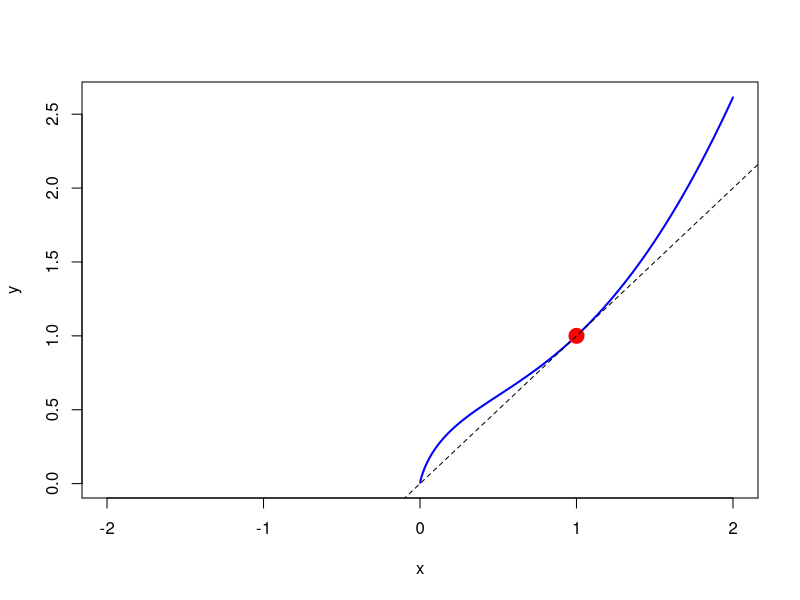
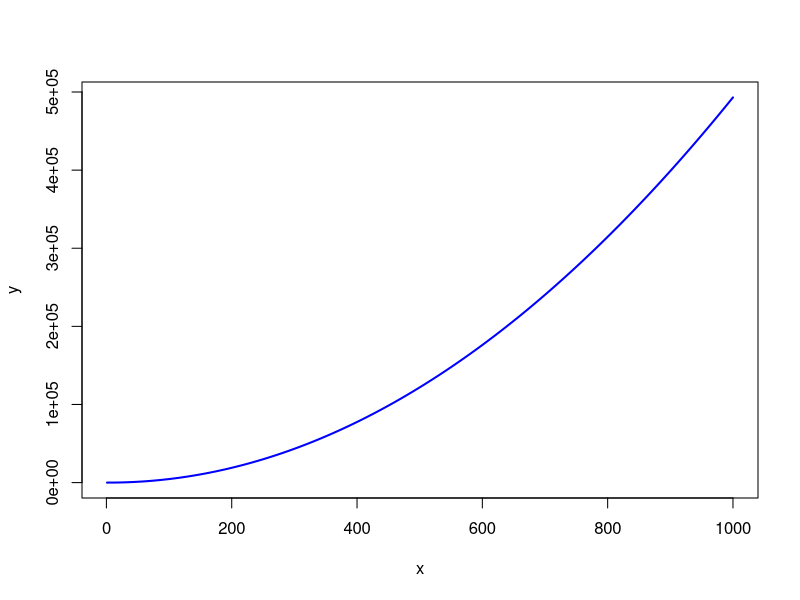
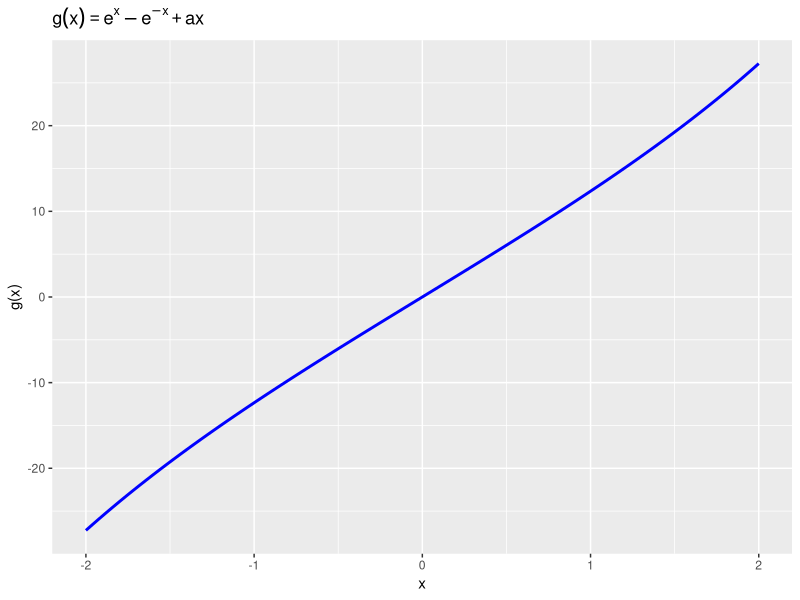
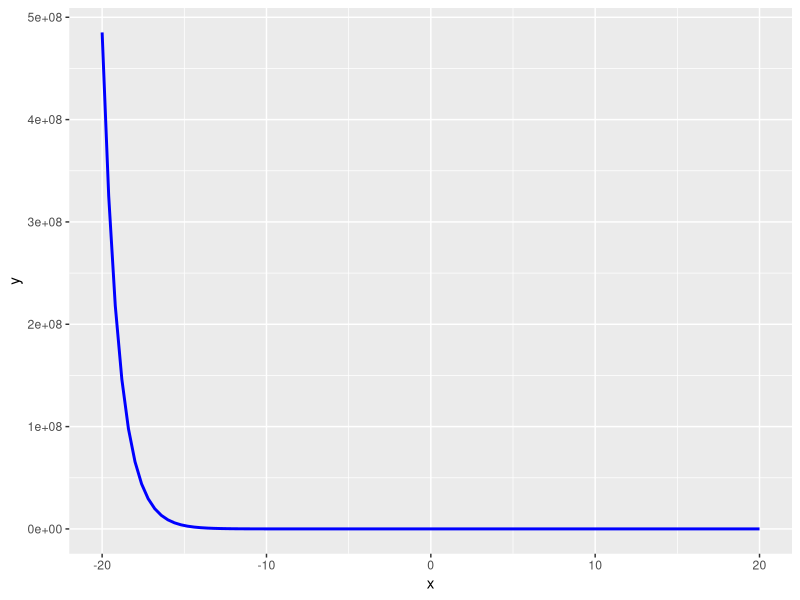
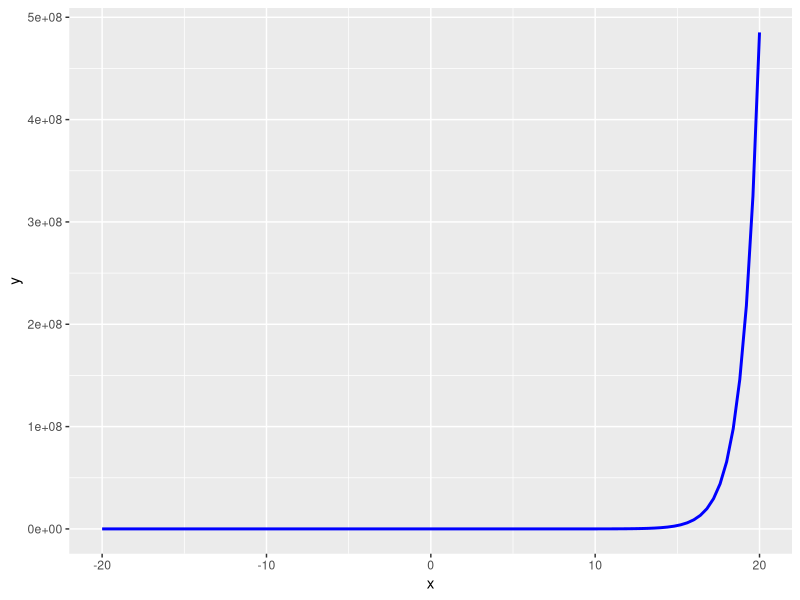

Write R code to recreate these figures, in order.
## ---- chunk 1
f = expression(x^2 - x * log(x))

x = seq(-2,2,0.001)
y = eval(f, list(x = x))
plot(x, y, type = "l", col = "blue", lwd = 2, xlab = "x", ylab = "y")
## ---- chunk 2
f1 = eval(f, list(x = 1))
print(f1)
## ---- chunk 3
points(1, f1, type = "p", col = "red", pch = 19, cex = 2)
## ---- chunk 4
df = D(f, "x")
df

b = eval(df, list(x = 1))

# 画出切线
abline(a = 0, b = b, col = "black", lty = 2)
## ---- chunk 5
f = expression(x^2 - x * log(x) - x^2 / 2)

x = seq(1, 1000, 0.001)
y = eval(f, list(x = x))
plot(x, y, type = "l", col = "blue", lwd = 2, xlab = "x", ylab = "y")

min_y = min(y)
glue::glue("最小值为 {min_y}，出现在 x = {x[which.min(y)]}")
## ---- chunk 6
f = expression(log((1+x)/(1-x)))
gx = expression(exp(x) - exp(-x) + a * x)
dgx = D(gx, "x")
## ---- chunk 7
library(ggplot2)

# 定义参数 a
a = 10  # 你可以更改 a 的值
g = function(x) exp(x) - exp(-x) + a * x

# 绘制曲线
ggplot(data.frame(x = c(-2, 2)), aes(x = x)) +
  stat_function(fun = g, color = "blue", linewidth = 1) +
  labs(title = expression(g(x) == e^x - e^{-x} + a * x),
       x = "x",
       y = "g(x)")
## ---- chunk 8
# exp(-x) 的图像
ggplot(data.frame(x = c(-20, 20)), aes(x = x)) +
  stat_function(fun = function(x) exp(-x), color = "blue", size = 1)
## ---- chunk 9
# exp(x) 的图像
ggplot(data.frame(x = c(-20, 20)), aes(x = x)) +
  stat_function(fun = function(x) exp(x), color = "blue", size = 1)
